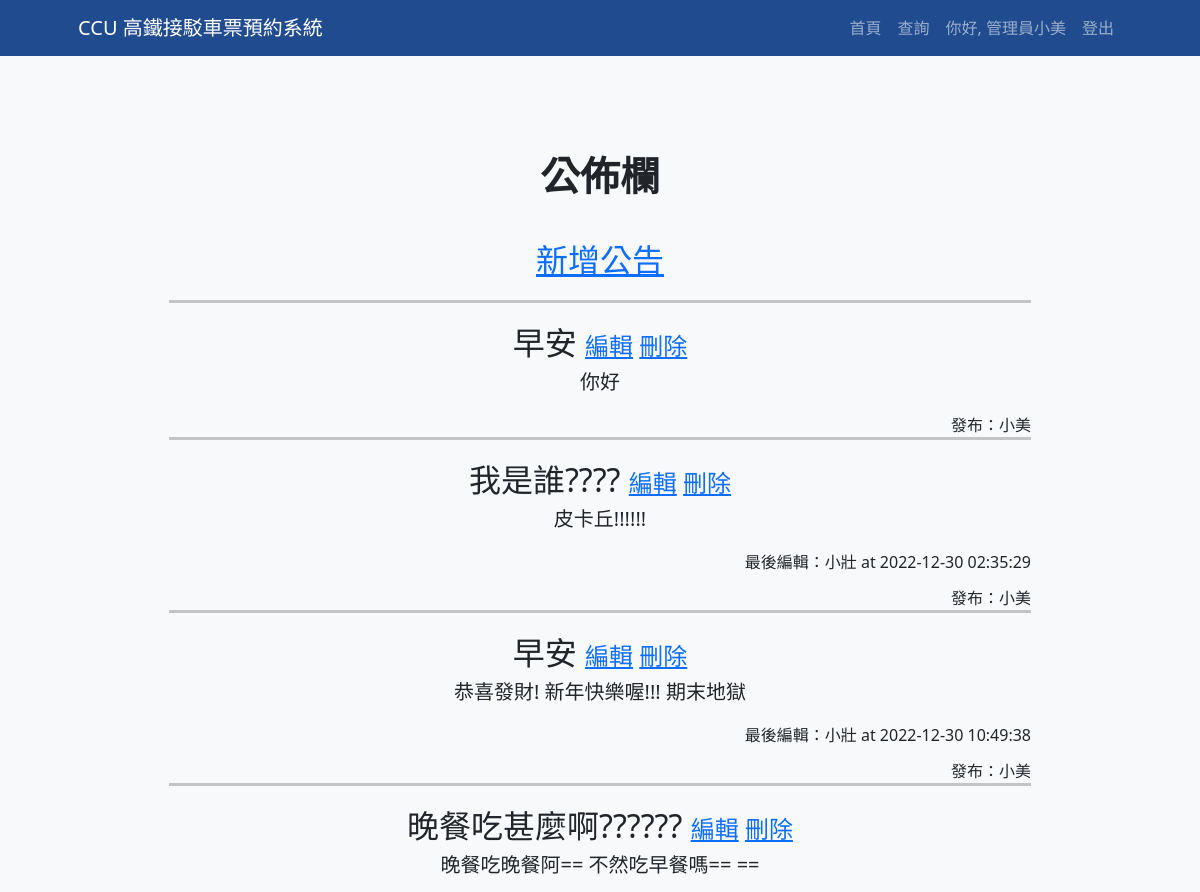
/announce.php (signed in, upper part), run on an earlier commit of the app's database.
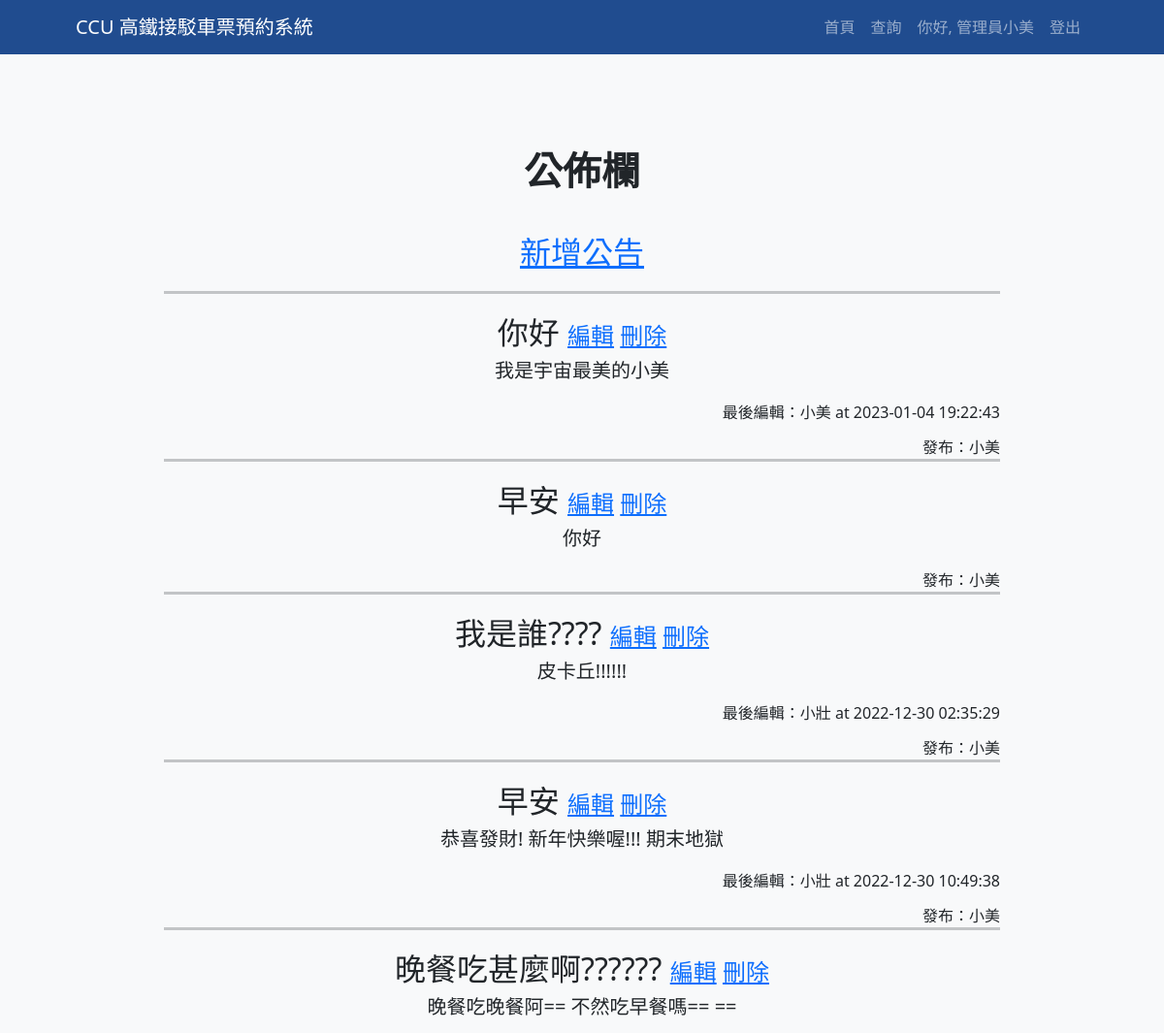
And on a later commit of the database.
### tables this page shows
CREATE TABLE IF NOT EXISTS `announcement` (
  `index` bigint(20) NOT NULL AUTO_INCREMENT,
  `title` varchar(50) DEFAULT NULL,
  `date` datetime DEFAULT NULL,
  `content` varchar(100) DEFAULT NULL,
  `img` varchar(100) DEFAULT NULL,
  `author` varchar(15) DEFAULT NULL,
  `lastedit` varchar(15) DEFAULT NULL,
  PRIMARY KEY (`index`) USING BTREE
);

### announce.php (the view, shortened to what this page needs)
<?php
    require_once 'dbconnection.php';
    $sqlanc = 'SELECT * FROM `announcement` ORDER BY `index` DESC';
    $data = $pdo->prepare($sqlanc);
    $data->execute();
    $item = $data->fetchAll();
?>
<!DOCTYPE html>
<html lang="zh-TW">
    <head>
        <link href="https://cdn.jsdelivr.net/npm/bootstrap-icons@1.5.0/font/bootstrap-icons.css" rel="stylesheet" />
        <link rel="stylesheet" href="https://code.jquery.com/ui/1.13.1/themes/smoothness/jquery-ui.css" type="text/css"/>
        <link href="css/styles.css" rel="stylesheet" />
        <link rel="stylesheet" href="https://cdn.datatables.net/1.13.1/css/jquery.dataTables.min.css" type="text/css"/>
    </head>
    <body class="d-flex flex-column">
        <main class="flex-shrink-0">
            <nav class="navbar navbar-expand-lg navbar-dark bg-dark">
                <div class="container px-5">
                    <a class="navbar-brand" href="index.php">CCU 高鐵接駁車票預約系統</a>
                    <div class="collapse navbar-collapse" id="navbarSupportedContent">
                        <ul class="navbar-nav ms-auto mb-2 mb-lg-0">
                            <li class="nav-item"><a class="nav-link" href="index.php">首頁</a></li>
                            <li class="nav-item"><a class="nav-link" href="searching.php">查詢</a></li>
                            <?php echo '<li class="nav-item"><a class="nav-link" href="admin.php">你好, 管理員'.$_SESSION['name'].'</a></li>';?>
                            <li class="nav-item"><a class="nav-link" href="logout.php">登出</a></li>
                        </ul>
                    </div>
                </div>
            </nav>
            <div class="py-5 bg-light" id="announce">
                <div class="container px-5 my-5">
                    <div class="row gx-5 justify-content-center">
                        <div class="col-lg-11 col-xl-10">
                            <div class="text-center">
                                <span class='fw-bold display-6 mb-5 '>公佈欄</span>
                                <div class="fs-4 mb-4 ">
                                <br>
                                <a href="A_edit.php?id=-1" class="fs-2">新增公告</a>
                                <br>
                                <hr size='5px' width="100%">
                                 <?php
                                foreach($item as $i){
                                    echo '<span class="fs-2 ">';echo $i['title'];echo' </span>';
                                    echo '<a href="A_edit.php?id='.$i['index'].'">編輯</a> <a href="javascript: del('.$i['index'].')">刪除</a>';
                                    echo '<div class="d-flex align-items-center justify-content-center fs-5">';
                                    echo '<p>'.$i['content'].'</p>'.'</br>'.'</div>';
                                    if(!is_null($i['lastedit'])){
                                        echo '<span class="fw-normal fs-6 float-end">最後編輯：'.$i['lastedit'].' at '.$i['date'].'</span></br>';
                                    }
                                    echo '<span class="fw-normal fs-6 float-end">發布：'.$i['author'].'</span>';
                                    echo '<hr size="5px" width="100%">';
                                }
                                ?>
                                </div>
                            </div>
                        </div>
                    </div>
                </div>
            </div>
        </main>
    </body>
</html>

What changed in the data, as far as the page shows it:
added announcement: title "你好", content "我是宇宙最美的小美", lastedit "小美", date "2023-01-04 19:22:43", author "小美"
